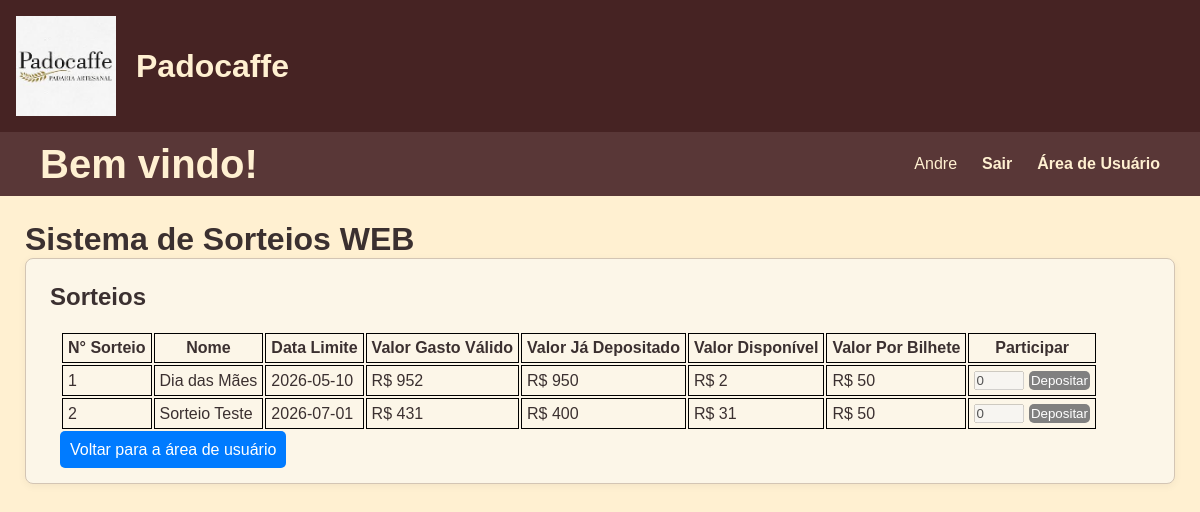
Screenshot of /participar_sorteio (signed in) with the database file from the repository.
### tables this page shows
CREATE TABLE usuario (
  id_usuario INTEGER PRIMARY KEY AUTOINCREMENT,
  username TEXT UNIQUE NOT NULL,
  password TEXT NOT NULL,
  CPF INTEGER NOT NULL,
  celular INTEGER NOT NULL
);

CREATE TABLE "sorteio" (
	"id_sorteio"	INTEGER,
	"nome"	TEXT NOT NULL UNIQUE,
	"data_inicial"	TIMESTAMP NOT NULL,
	"data_limite"	TIMESTAMP NOT NULL,
	"valor_por_bilhete"	NUMERIC NOT NULL,
	"realizado"	BOOLEAN DEFAULT 0,
	"id_bilhete_sorteado"	INTEGER DEFAULT NULL,
	PRIMARY KEY("id_sorteio" AUTOINCREMENT),
	FOREIGN KEY("id_bilhete_sorteado") REFERENCES "bilhete"("id_bilhete"),
	CHECK((NOT "realizado") OR "id_bilhete_sorteado")
);

### flaskr/usuario.py (the view, shortened to what this page needs)
@bp.route('/participar_sorteio', methods=('GET','POST'))
@usuario_required
def participar_sorteio():
    id_usuario = session["user_id"]
    db = get_db()
    with current_app.open_resource('query_usuario.sql') as f:
        sorteios = db.execute(f.read().decode('utf8'),(id_usuario,id_usuario,)).fetchall()
    if request.method == 'GET':
        if sorteios:
            return render_template('usuario/participar_sorteio.html',sorteios=sorteios,sorteios_abertos=True)
        else:
            return render_template('usuario/participar_sorteio.html',get=True,sorteios_abertos=False)

### flaskr/auth.py (called while the page is built, shortened)
@bp.before_app_request
def load_logged_in_user():
    user_id = session.get("user_id")
    auth_type = session.get("auth_type")
    if user_id is None:
        g.admin = None
        g.usuario = None
    elif auth_type == "usuario":
        db = get_db()
        g.usuario = db.execute(
            "SELECT id_usuario, username, password FROM usuario WHERE id_usuario = ?",
            (user_id,)
        ).fetchone()
        g.admin = None

def usuario_required(view):
    @functools.wraps(view)
    def wrapped_view(**kwargs):
        if g.usuario is None:
            return redirect(url_for("auth.login_usuario"))
        return view(**kwargs)
    return wrapped_view

### flaskr/db.py (called while the page is built)
def get_db():
    if 'db' not in g:
        g.db = sqlite3.connect(DB_PATH)
        g.db.row_factory = sqlite3.Row
    return g.db

### flaskr/templates/usuario/participar_sorteio.html (shortened to what this page needs)
{% extends 'base.html' %}
{% block content %}
    <h2 style="margin-bottom: 20px;">Sorteios</h2>
    <div>
        {% if sorteios_abertos %}
            <table style="margin: 10px;">
                <tr>
                    <th>N° Sorteio</th>
                    <th>Nome</th>
                    <th>Data Limite</th>
                    <th>Valor Gasto Válido</th>
                    <th>Valor Já Depositado</th>
                    <th>Valor Disponível</th>
                    <th>Valor Por Bilhete</th>
                    <th>Participar</th>
                </tr>
                {% for sorteio in sorteios %}
                    <tr>
                        <td>{{sorteio.id_sorteio}}</td>
                        <td>{{sorteio.nome_sorteio}}</td>
                        <td>{{sorteio.data_limite}}</td>
                        <td>R$ {{sorteio.total_comprado}}</td>
                        <td>R$ {{sorteio.valor_convertido}}</td>
                        <td>R$ {{sorteio.total_comprado - sorteio.valor_convertido}}</td>
                        <td>R$ {{sorteio.valor_por_bilhete}}</td>
                        <td>
                            {%if sorteio.pode_depositar %}
                                <form class="formulario" style="margin: 0px" method="post" disabled>
                                        <input type="hidden" name="id_sorteio" value={{sorteio.id_sorteio}}>
                                        <input type="hidden" name="valor_por_bilhete" value={{sorteio.valor_por_bilhete}}>
                                        <nobr><input type="number" style="min-width: 50px; margin-bottom: 0px" value="1" id="quantidade_bilhetes" name="quantidade_bilhetes" min="1" max={{(sorteio.total_comprado - sorteio.valor_convertido)//sorteio.valor_por_bilhete}}>
                                        <button class="blue-button" style="padding: 2px" type="submit">Depositar</button></nobr>
                                    {% else %}
                                        <nobr><input disabled type="number" style="min-width: 50px; margin-bottom: 0px" value="0" min="0" max="0">
                                        <button class="blue-button" style="padding: 2px; background-color: gray" type="submit" disabled>Depositar</button></nobr>
                                    {% endif %}
                        </td>
                    </tr>
                {% endfor %}
            </table>
        {% else %}
        <p style="margin: 10px;">No momento não há nenhum sorteio aberto</p>
        {% endif %}
        <a href="{{ url_for('usuario.index_usuario') }}" style="text-decoration: none; background-color: #007BFF; color: white; padding: 10px; border-radius: 5px; margin: 10px;">Voltar para a área de usuário</a>
    </div>
{% endblock %}

### flaskr/templates/base.html (shortened to what this page needs)
<!doctype html>
<html lang="pt-br">
  <head>
    <link rel="stylesheet" href="{{ url_for('static', filename='style.css') }}">
  </head>
  <body>
    <header class="main-header">
        <img src="{{ url_for('static', filename='img/padocaffe imagem.jpeg') }}" alt="Logomarca da Empresa Padocaffe" style="height: 100px;">
        <h1>Padocaffe</h1>
    </header>
    <nav class="navbar">
      <h1>Bem vindo!</h1>
      <ul>
        {% if g.admin %}
            <li><span>{{ g.admin['username'] }}</span></li>
            <li><a class="navbar-item" href="{{ url_for('auth.logout_admin') }}">Sair</a></li>
            <li><a class="navbar-item" href="{{ url_for('admin.index_admin') }}">Área de Administrador</a></li>
        {% else %}
          {% if g.usuario %}
            <li><span>{{ g.usuario['username'] }}</span></li>
            <li><a class="navbar-item" href="{{ url_for('auth.logout_usuario') }}">Sair</a></li>
            <li><a class="navbar-item" href="{{ url_for('usuario.index_usuario') }}">Área de Usuário</a></li>
          {% else %}
            <li><a class="navbar-item" href="{{ url_for('auth.login_admin') }}">Área de Administrador</a></li>
            <li><a class="navbar-item" href="{{ url_for('auth.index') }}">Voltar ao Início</a></li>
          {% endif %}
        {% endif %}
      </ul>
    </nav>
    <main>
      <div style="display: flex; align-items: center; gap: 12px;">
        <h1 style="margin: 0;">Sistema de Sorteios WEB</h1>
      </div>
      <section class="content">
      {% block content %}{% endblock %}
      </section>
    </main>
  </body>
</html>

### flaskr/static/style.css (style rules this page uses)
* { margin: 0; padding: 0; box-sizing: border-box; }
body { background-color: #FFF0D1; color: #3B3030; font-family: Arial, Helvetica, sans-serif; }
a { color: #664343; text-decoration: none; }
.main-header { background-color: #462323; padding: 1rem; display: flex; align-items: center; gap: 20px; color: #FFF0D1; }
.navbar { width: 100%; height: 4rem; background-color: #593737; display: flex; justify-content: space-between; align-items: center; }
.navbar h1 { margin-left: 2.5rem; font-size: 2.5rem; color: #FFF0D1; }
.navbar ul { margin-right: 2.5rem; list-style: none; display: flex; align-items: center; gap: 25px; }
.navbar li { color: #FFF0D1; display: inline-flex; justify-content: space-evenly; }
.navbar-item { color: #FFF0D1; line-height: 50px; text-decoration: none; font-weight: bold; font-family: Arial, Helvetica, sans-serif; }
.blue-button { padding: 10px; background-color: #007BFF; color: white; border: none; border-radius: 5px; }
td { border: 1px solid black; margin: 0px; padding: 5px; }
th { border: 1px solid black; margin: 0px; padding: 5px; }
main { padding: 25px; }
.content { background-color: #fcf6e8; padding: 1.5rem; border: 1px solid #d3c5b4; border-radius: 8px; box-shadow: 0 2px 8px rgba(0,0,0,0.05); }
.content:last-child { margin-bottom: 0; }
.content input, .content textarea { margin-bottom: 1em; }

### rows the page displays
usuario: usuario.username "Andre"
sorteio: id_sorteio "1", nome_sorteio "Dia das Mães", data_limite "2026-05-10", total_comprado "952", valor_convertido "950", total_comprado "2", valor_por_bilhete "50"
sorteio: id_sorteio "2", nome_sorteio "Sorteio Teste", data_limite "2026-07-01", total_comprado "431", valor_convertido "400", total_comprado "31", valor_por_bilhete "50"
